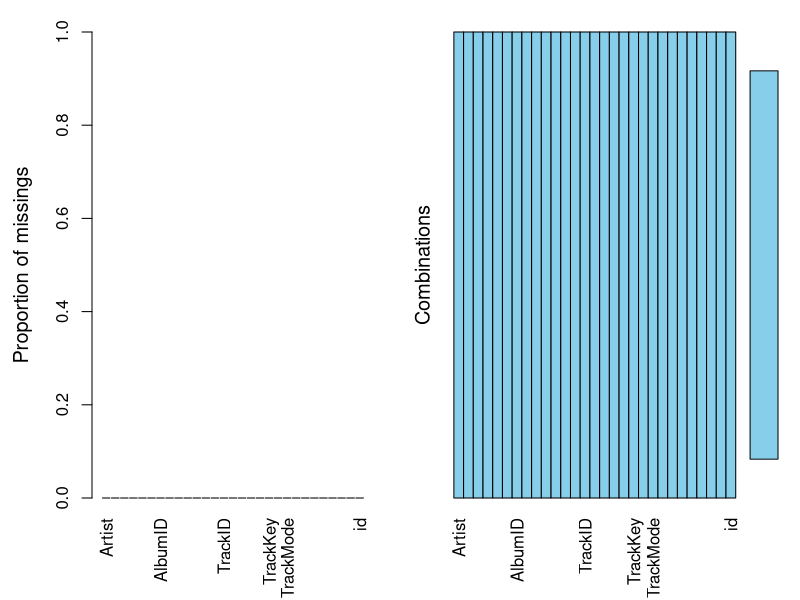
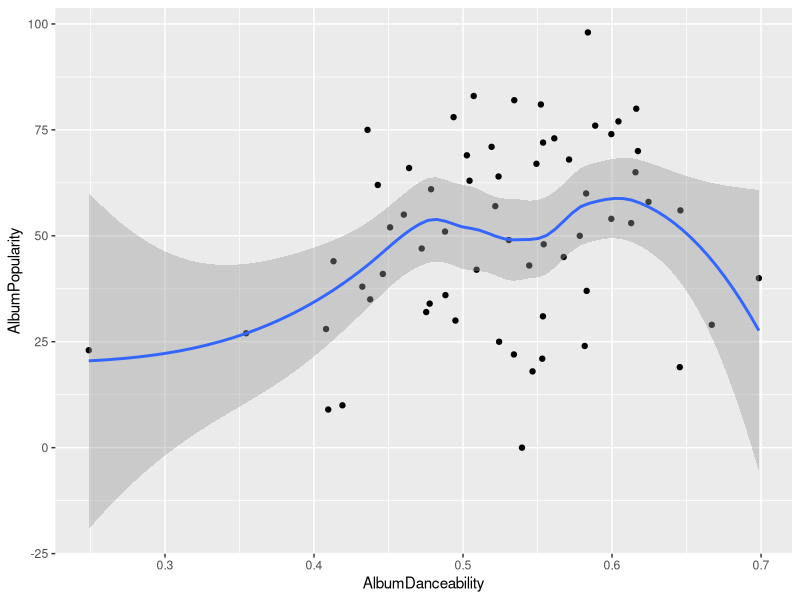
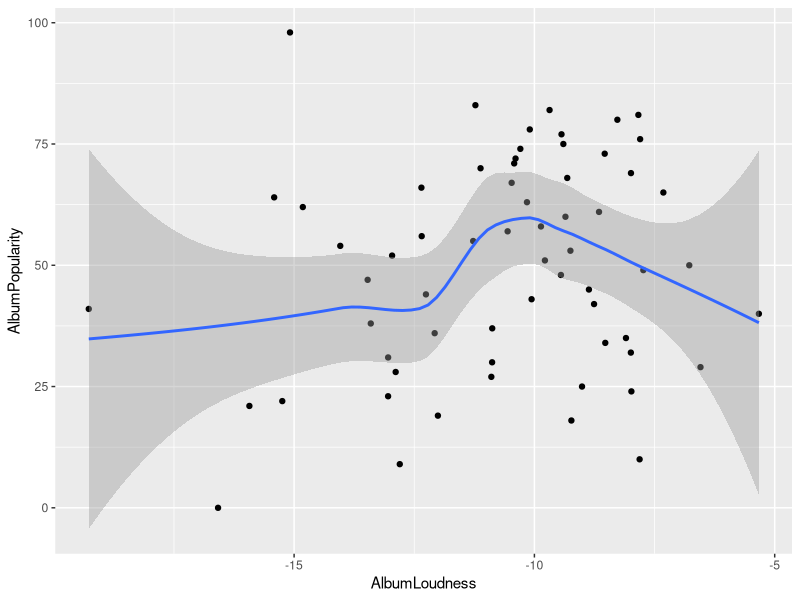
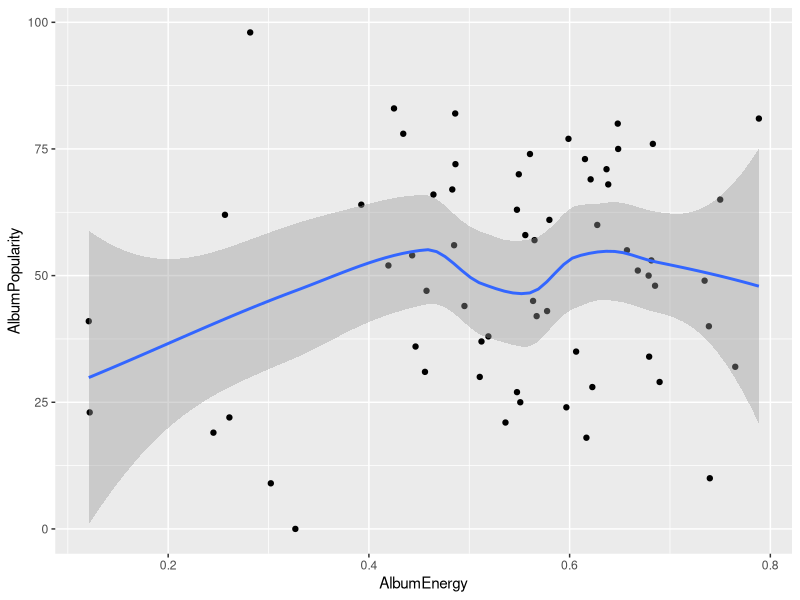
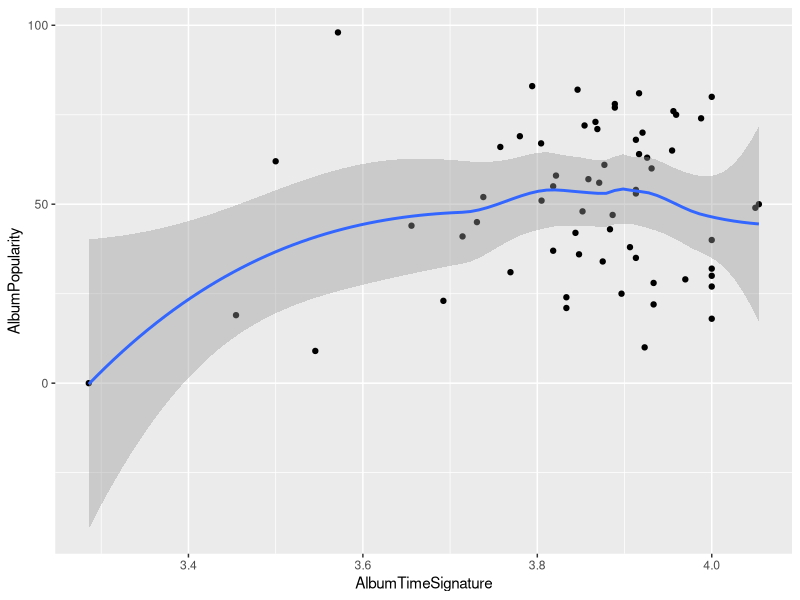
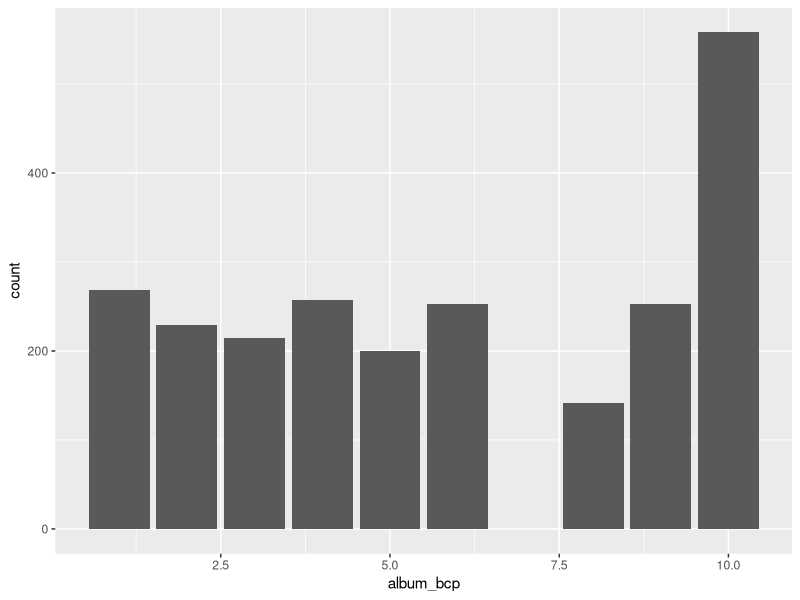
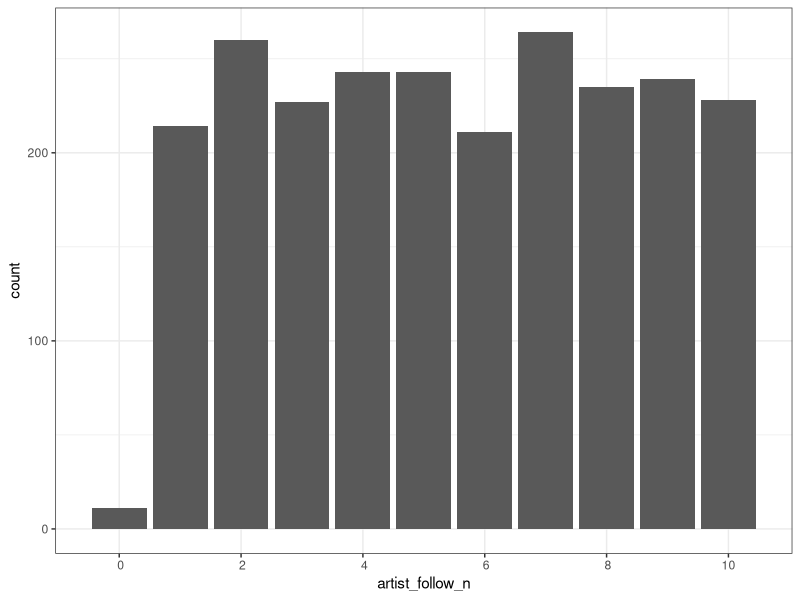
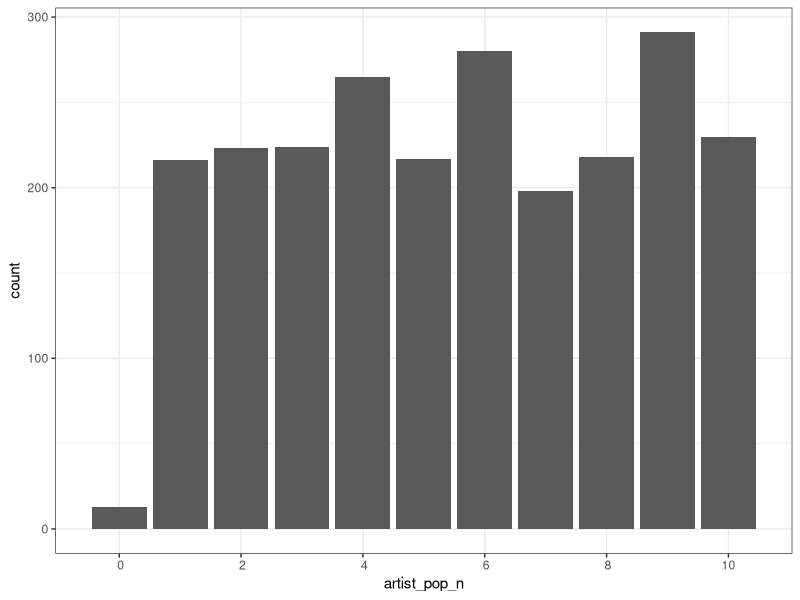

These figures' R source, in order: (Note: this script raises an error after producing the figures.)
## ---- chunk 1
knitr::opts_chunk$set(echo = TRUE)
## ---- chunk 2
library(tidyverse)
library(lubridate)
library(GGally)
library(cluster)
library(VIM)
library(fpc)
library(leaps)

## ---- chunk 3
spotify.clustering <- read_csv("inst/edited_spotify.csv")

clean_data <- spotify.clustering %>%
  mutate(AlbumReleaseDate = parse_date_time(AlbumReleaseDate, orders = c("y", "ym","ymd"))) %>%
  #Old-school grepl method
  mutate(Artist = ifelse(grepl("Beyonc*", Artist), 'Beyonce', Artist)) %>%
  #Tidyverse str_detect method
  mutate(Artist = ifelse(Artist %>% 
                           str_detect("Janelle Mon*"), 'Janelle Monae', Artist)) %>%
  mutate(AlbumBestChartPosition = ifelse(AlbumBestChartPosition %>% 
                           str_detect("#N/A"), 0, AlbumBestChartPosition)) %>%
  mutate(AlbumBestChartPosition = as.numeric(AlbumBestChartPosition)) %>%
  na.omit() %>%
  mutate(id = row_number()) %>%
  mutate(id = as.character(id)) 
sapply(data, class)

aggr(clean_data) # checks for missing data

test_data <- subset(clean_data, ((AlbumName == "A Girl Called Dusty") | 
                                 (AlbumName == "Action!") |
                                 (AlbumName == "Selling England By The Pound") |
                                 (AlbumName == "Carpenters") | 
                                 (AlbumName == "Ride On") |
                                 (AlbumName == "Autoamerican") |
                                 (AlbumName == "Selected Ambient Works 85-92") |    
                                 (AlbumName == "Different Class") |
                                 (AlbumName == "O") |
                                 (AlbumName == "The Elder Scrolls IV: Oblivion: Original Game Soundtrack") |
                                 (AlbumName == "AM") |
                                 (AlbumName == "An Awesome Wave")))

training_data <- subset(clean_data, ((AlbumName != "A Girl Called Dusty") & 
                                     (AlbumName != "Action!") &
                                     (AlbumName != "Selling England By The Pound") &
                                     (AlbumName != "Carpenters") & 
                                     (AlbumName != "Ride On") &
                                     (AlbumName != "Autoamerican") &
                                     (AlbumName != "Selected Ambient Works 85-92") &    
                                     (AlbumName != "Different Class") &
                                     (AlbumName != "O") &
                                     (AlbumName != "The Elder Scrolls IV: Oblivion: Original Game Soundtrack") &
                                     (AlbumName != "AM") &
                                     (AlbumName != "An Awesome Wave")))

training_data_subsetted <- training_data[c("TrackDuration", "TrackDanceability",
                                 "TrackEnergy", "TrackKey", "TrackLoudness",
                                 "TrackSpeechiness", "TrackAcousticness",
                                 "TrackInstrumentalness", "TrackLiveness", "TrackValence",
                                 "TrackTempo")]
## ---- chunk 4
MyData = {training_data %>% 
    group_by(Artist,AlbumName,AlbumPopularity) %>% 
    summarize(AlbumDanceability = mean(TrackDanceability),
              AlbumLoudness = mean(TrackLoudness),
              AlbumSpeechiness = mean(TrackSpeechiness),
              AlbumDuration = mean(TrackDuration),
              AlbumNumber = mean(TrackNumber),	
              AlbumEnergy = mean(TrackEnergy),	
              AlbumKey = mean(TrackKey),	
              AlbumMode = mean(TrackMode),	
              AlbumAcousticness = mean(TrackAcousticness),	
              AlbumInstrumentalness = mean(TrackInstrumentalness),	
              AlbumLiveness = mean(TrackLiveness),
              AlbumValence = mean(TrackValence),
              AlbumTempo = mean(TrackTempo),	
              AlbumTimeSignature = mean(TrackTimeSignature) )}


#the mean method

MyData1 = {training_data %>% 
    group_by(ArtistPopularity) %>% 
    summarize(ArtistDanceability = mean(TrackDanceability),
              ArtistLoudness = mean(TrackLoudness),
              ArtistSpeechiness = mean(TrackSpeechiness),
              ArtistDuration = mean(TrackDuration),
              ArtistNumber = mean(TrackNumber),	
              ArtistEnergy = mean(TrackEnergy),	
              ArtistKey = mean(TrackKey),	
              ArtistMode = mean(TrackMode),	
              ArtistAcousticness = mean(TrackAcousticness),	
              ArtistInstrumentalness = mean(TrackInstrumentalness),	
              ArtistLiveness = mean(TrackLiveness),
              ArtistValence = mean(TrackValence),
              ArtistTempo = mean(TrackTempo),	
              ArtistTimeSignature = mean(TrackTimeSignature) )}


## ---- chunk 5
MyData2 = {training_data %>% 
    group_by(AlbumPopularity) %>% 
    summarize(AlbumDanceability = mean(TrackDanceability),
              AlbumLoudness = mean(TrackLoudness),
              AlbumSpeechiness = mean(TrackSpeechiness),
              AlbumDuration = mean(TrackDuration),
              AlbumNumber = mean(TrackNumber),	
              AlbumEnergy = mean(TrackEnergy),	
              AlbumKey = mean(TrackKey),	
              AlbumMode = mean(TrackMode),	
              AlbumAcousticness = mean(TrackAcousticness),	
              AlbumInstrumentalness = mean(TrackInstrumentalness),	
              AlbumLiveness = mean(TrackLiveness),
              AlbumValence = mean(TrackValence),
              AlbumTempo = mean(TrackTempo),	
              AlbumTimeSignature = mean(TrackTimeSignature) )}

#ggpairs(MyData2)

MyData2 %>% ggplot(aes(x =AlbumDanceability,y = AlbumPopularity)) + geom_point()  + geom_smooth()

MyData2 %>% ggplot(aes(x = AlbumLoudness,y = AlbumPopularity)) + geom_point()  + geom_smooth()

MyData2 %>% ggplot(aes(x =  AlbumEnergy ,y = AlbumPopularity)) + geom_point()  + geom_smooth()

MyData2 %>% ggplot(aes(x =  AlbumTimeSignature   ,y = AlbumPopularity)) + geom_point()  + geom_smooth()
## ---- chunk 6
#Looking at implementing new variables for each popularity variable
#Can then take this and normalise to give a score out of 100.
#To start with the whole training dataset will be used
normy <- function(x){
  as.numeric(x)
  quantile(x, c(0, 0.1, 0.2, 0.3, 0.4, 0.5, 0.6, 0.7, 0.8, 0.9, 1), na.rm = TRUE)
}
#Assumption: NA means it didn't reach the charts, lower the position the better
abcp_normy <- normy(training_data$AlbumBestChartPosition)
anf_normy <- normy(training_data$ArtistNumFollowers)
awoc_normy <- normy(training_data$AlbumWeeksOnChart)
awn1_normy <- normy(training_data$AlbumWeeksNumberOne)
ap_normy <- normy(training_data$AlbumPopularity)
artp_normy <- normy(training_data$ArtistPopularity)

#Gets the 20% percentile for example
as.numeric(abcp_normy[6])

training_data <- training_data %>%
  mutate(album_bcp = if_else(AlbumBestChartPosition == 0, 1,
                         if_else(AlbumBestChartPosition == 1, 10,
                         if_else(AlbumBestChartPosition == 2, 9,
                         if_else(AlbumBestChartPosition == 3, 8,
                           0 ))))) %>% #... repeat for other variables
  mutate(artist_follow_n = 0) %>%
  mutate(album_pop_n = 0) %>%
  mutate(artist_pop_n = 0) %>%
  mutate(album_weeks_on_chart_n = if_else(AlbumWeeksOnChart == 0, 1, 0)) %>%
  mutate(album_weeks_number_1n = if_else(AlbumWeeksNumberOne == 0, 1, 0))

# training_data <- training_data %>%
#   mutate(album_bcp = 0) %>%
#   mutate(artist_follow_n = 0) %>%
#   mutate(album_pop_n = 0) %>%
#   mutate(artist_pop_n = 0) %>%
#   mutate(album_weeks_on_chart_n = 0) %>%
#   mutate(album_weeks_number_1n = 0)

#album weeks number 1, this is fine as we are going > 0 and =< 1
for(i in 8:10){
  for(j in 1:nrow(training_data)){
      if(training_data$AlbumWeeksNumberOne[j] > as.numeric(awn1_normy[i]) &&
         training_data$AlbumWeeksNumberOne[j] <= as.numeric(awn1_normy[i + 1])){
    training_data$album_weeks_number_1n[j] = i
  }
  }
}

for(i in 2:10){
  for(j in 1:nrow(training_data)){
      if(training_data$AlbumWeeksOnChart[j] > as.numeric(awoc_normy[i]) &&
         training_data$AlbumWeeksOnChart[j] <= as.numeric(awoc_normy[i + 1])){
    training_data$album_weeks_on_chart_n[j] = i
  }
  }
}

#album weeks on chart

#albumchartposition
for(i in 6:10){
  for(j in 1:nrow(training_data)){
      if(training_data$AlbumBestChartPosition[j] > as.numeric(abcp_normy[i]) &&
         training_data$AlbumBestChartPosition[j] <= as.numeric(abcp_normy[i + 1])){
    training_data$album_bcp[j] = (12-i)
  }
  }
}

#This is obviously wrong but not sure why... Looks like it should be working to me        
training_data %>% 
  ggplot(aes(x = album_bcp)) + 
  geom_bar()         

#Updating artist_followers, need to sort it for end case, last one needs to be <= not <0
# Can probably just mutate into it tbh at the end to fix all last cases.
for(i in 1:10){
  for(j in 1:nrow(training_data)){
      if(training_data$ArtistNumFollowers[j] >= as.numeric(anf_normy[i]) &&
         training_data$ArtistNumFollowers[j] < as.numeric(anf_normy[i + 1])){
    training_data$artist_follow_n[j] = i
  }
  }
}
#Create and update artist_popularity
for(i in 1:10){
  for(j in 1:nrow(training_data)){
      if(training_data$ArtistPopularity[j] >= as.numeric(artp_normy[i]) &&
         training_data$ArtistPopularity[j] < as.numeric(artp_normy[i + 1])){
    training_data$artist_pop_n[j] = i
  }
  }
}
#Create and update album popularity
for(i in 1:10){
  for(j in 1:nrow(training_data)){
      if(training_data$AlbumPopularity[j] >= as.numeric(ap_normy[i]) &&
         training_data$AlbumPopularity[j] < as.numeric(ap_normy[i + 1])){
    training_data$album_pop_n[j] = i
  }
  }
}



bar_plot <- function(x){
  training_data %>% 
  ggplot(aes_string(x = x)) + 
  geom_bar() +
    theme_bw() +
    scale_x_discrete(limits = c(0,2,4,6,8,10))
}
lapply(c("artist_follow_n", "artist_pop_n","album_pop_n","album_bcp", "album_weeks_on_chart_n", "album_weeks_number_1n"),bar_plot)


as.numeric(anf_normy[1])

training_data <- training_data %>%
  mutate(album_weeks_n = if_else(training_data$AlbumBestChartPosition %in% c(normy(as.numeric(training_data$AlbumBestChartPosition))[1], 
                normy(as.numeric(training_data$AlbumBestChartPosition))[2]), 1, 5
         ))



  allData$CombinedAlbumPopularity <- with(allData,(AlbumWeeksOnChart + AlbumWeeksNumberOne + AlbumPopularity + AlbumBestChartAdj + ArtistNumFollowers)/(yearSinceRelease + 1)^2)

## ---- chunk 7
#all subsets regression
m <- regsubsets( ArtistPopularity ~ ., data = training_data)

summary(m)

par(mfrow = c(1,1))

plot(m, scale = "Cp")

plot(m, scale = "bic")

plot(m, scale = "adjr2")


#a selected best model by BIC
m1 <- lm(ArtistPopularity ~ ArtistDanceability + ArtistAcousticness + ArtistValence,data=training_data)
summary(m1)

#all subsets regression
m <- regsubsets( AlbumPopularity ~ ., data = MyData2)

summary(m)

par(mfrow = c(1,1))

plot(m, scale = "Cp")

plot(m, scale = "bic")

plot(m, scale = "adjr2")


#a selected best model by BIC
m1 <- lm(AlbumPopularity ~ AlbumDanceability + AlbumAcousticness + AlbumValence,data=MyData2)
summary(m1)
## ---- chunk 8
#Genre analysis using stringr to extract the most commonly appearing words
spotify.genres <- read_csv("inst/edited_spotify.csv") %>% 
  mutate(ArtistGenres = strsplit(ArtistGenres, ","))

genres <- na.omit(unique(unlist(spotify.genres$ArtistGenres)))

split_genres <- NULL

for(i in 1:length(genres)) {
  split_genres[i] <- strsplit(genres[i], " ")
}

genre_words <- unlist(split_genres)

unique_genre_words <- unique(genre_words)

genre_words_table <- subset(as.data.frame(table(genre_words)), (Freq > 7))

genre_freq_plot <- ggplot(data = genre_words_table, aes(x=genre_words, y=Freq)) + geom_col()

print(genre_freq_plot)

#Looking at the clusters with 6 as shown from the genre analysis
clusters <- pam(training_data, 6)
plotcluster(training_data, clusters$cluster, color = TRUE, shade = TRUE, labels = 2, lines = 0)
## ---- chunk 9

genres <- mutate(training_data, ArtistGenres = strsplit(ArtistGenres, ","))$ArtistGenres %>% 
  unlist() %>% unique() %>% na.omit()

split_genres <- NULL

for(i in 1:length(genres)) {
  split_genres[i] <- strsplit(genres[i], " ")
}

genre_words <- unlist(split_genres)

genre_words <- replace(genre_words, (genre_words == "hip" | genre_words == "hop"), "hip-hop")

unique_genre_words <- unique(genre_words)

genre_freq_plot <- subset(as.data.frame(table(genre_words)), (Freq > 8)) %>% 
  ggplot(aes(x=genre_words, y=Freq)) + geom_col()

print(genre_freq_plot)

## ---- chunk 10

# associate tracks that have multiple genres with the most frequent genre (since these will be broader)

training_data_genre <- training_data %>% mutate(TrueCluster = (row_number()-row_number()))

for(i in 1:length(training_data_genre$ArtistID)) {
  if(str_detect(training_data$ArtistGenres[i], "folk")) {training_data$TrueCluster[i] <- 5}
  if(str_detect(training_data$ArtistGenres[i], "indie")) {training_data$TrueCluster[i] <- 4}
  if(str_detect(training_data$ArtistGenres[i], "hip")) {training_data$TrueCluster[i] <- 3}
  if(str_detect(training_data$ArtistGenres[i], "hop")) {training_data$TrueCluster[i] <- 3}
  if(str_detect(training_data$ArtistGenres[i], "pop")) {training_data$TrueCluster[i] <- 2}
  if(str_detect(training_data$ArtistGenres[i], "rock")) {training_data$TrueCluster[i] <- 1}
}

View(training_data_genre)
## ---- chunk 11

clustering_training_data <- training_data[c("TrackDuration", "TrackDanceability",
                                            "TrackEnergy", "TrackKey", "TrackLoudness",
                                            "TrackSpeechiness", "TrackAcousticness",
                                            "TrackInstrumentalness", "TrackLiveness", 
                                            "TrackValence", "TrackTempo")]

clusters <- pam(clustering_training_data, 6)

plotcluster(clustering_training_data, clusters$cluster)

## ---- chunk 12

# Not sure why gather doesn't work, looks like it should as all attributes are numeric but anyway
# distributions <- clean_data %>%
#   gather(key = key, value = value) %>%
#   subset(key %in% colnames(clean_data[15:27])) %>%
#   ggplot() +
#   geom_density(aes(value)) +
#   facet_wrap(~key, scales = "free") +
#   theme_classic()


#print(distributions) commented out because it takes forever to run

ggpairs_1 <- ggpairs(data = training_data_subsetted, columns = 15:27, title = "GGpairs")

#print(ggpairs_1) see above

#Puts each song in  a cluster based on ALL numeric discriptors
cluster_1 <- training_data_subsetted %>%
  select(colnames(training_data_subsetted[15:27]), -TrackMode) %>%
  kmeans(50,100,1)
clusters <- cluster_1$cluster %>%
  enframe(name = "id") %>%
  mutate(id = as.character(id))

#Not sure why not merging think it should
clean_data <- right_join(training_data_subsetted, clusters, by = "id")  %>%
  rename_(cluster = "value")
tibbled <- tibble(clean_data, cluster_1$cluster)
